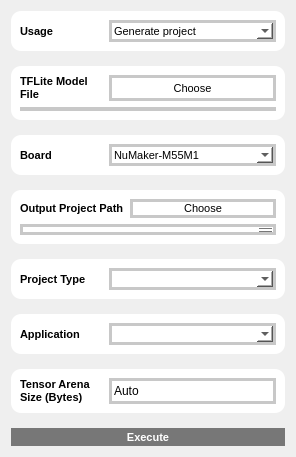
             <widget class="QWidget" name="page">
              <layout class="QVBoxLayout" name="verticalLayout_14">
               <item>
                <layout class="QVBoxLayout" name="verticalLayout_13" stretch="2,1,6,1,2,1,6,1,2,1,2,1,2,1,2">
                 <item>
                  <widget class="QGroupBox" name="groupBox_21">
                   <property name="sizePolicy">
                    <sizepolicy hsizetype="Preferred" vsizetype="Preferred">
                     <horstretch>0</horstretch>
                     <verstretch>0</verstretch>
                    </sizepolicy>
                   </property>
                   <property name="maximumSize">
                    <size>
                     <width>16777215</width>
                     <height>16777215</height>
                    </size>
                   </property>
                   <property name="styleSheet">
                    <string notr="true">background-color: #FFFFFF; 
border-style: outset;
border-radius: 10px;</string>
                   </property>
                   <property name="title">
                    <string/>
                   </property>
                   <layout class="QHBoxLayout" name="horizontalLayout_11" stretch="2,4">
                    <item>
                     <widget class="QLabel" name="label_32">
                      <property name="sizePolicy">
                       <sizepolicy hsizetype="Expanding" vsizetype="Preferred">
                        <horstretch>2</horstretch>
                        <verstretch>0</verstretch>
                       </sizepolicy>
                      </property>
                      <property name="font">
                       <font>
                        <pointsize>8</pointsize>
                        <weight>75</weight>
                        <bold>true</bold>
                       </font>
                      </property>
                      <property name="text">
                       <string>Usage</string>
                      </property>
                     </widget>
                    </item>
                    <item>
                     <widget class="QComboBox" name="comboBox_3">
                      <property name="sizePolicy">
                       <sizepolicy hsizetype="Expanding" vsizetype="Preferred">
                        <horstretch>0</horstretch>
                        <verstretch>0</verstretch>
                       </sizepolicy>
                      </property>
                      <property name="font">
                       <font>
                        <pointsize>8</pointsize>
                       </font>
                      </property>
                      <property name="styleSheet">
                       <string notr="true">border: 3px solid;
border-radius: 0px;
border-color: rgb(200, 200, 200);</string>
                      </property>
                      <item>
                       <property name="text">
                        <string>Generate project</string>
                       </property>
                      </item>
                     </widget>
                    </item>
                   </layout>
                  </widget>
                 </item>
                 <item>
                  <spacer name="verticalSpacer_20">
                   <property name="orientation">
                    <enum>Qt::Vertical</enum>
                   </property>
                   <property name="sizeHint" stdset="0">
                    <size>
                     <width>20</width>
                     <height>18</height>
                    </size>
                   </property>
                  </spacer>
                 </item>
                 <item>
                  <widget class="QGroupBox" name="groupBox_22">
                   <property name="sizePolicy">
                    <sizepolicy hsizetype="Preferred" vsizetype="Preferred">
                     <horstretch>0</horstretch>
                     <verstretch>0</verstretch>
                    </sizepolicy>
                   </property>
                   <property name="minimumSize">
                    <size>
                     <width>0</width>
                     <height>0</height>
                    </size>
                   </property>
                   <property name="maximumSize">
                    <size>
                     <width>16777215</width>
                     <height>16777215</height>
                    </size>
                   </property>
                   <property name="styleSheet">
                    <string notr="true">background-color: #FFFFFF; 
border-style: outset;
border-radius: 10px;</string>
                   </property>
                   <property name="title">
                    <string/>
                   </property>
                   <layout class="QGridLayout" name="gridLayout_10" rowstretch="1,3" columnstretch="2,4">
                    <item row="0" column="0">
                     <widget class="QLabel" name="label_33">
                      <property name="sizePolicy">
                       <sizepolicy hsizetype="Preferred" vsizetype="Preferred">
                        <horstretch>2</horstretch>
                        <verstretch>0</verstretch>
                       </sizepolicy>
                      </property>
                      <property name="font">
                       <font>
                        <pointsize>8</pointsize>
                        <weight>75</weight>
                        <bold>true</bold>
                       </font>
                      </property>
                      <property name="lineWidth">
                       <number>1</number>
                      </property>
                      <property name="text">
                       <string>TFLite Model File</string>
                      </property>
                      <property name="wordWrap">
                       <bool>true</bool>
                      </property>
                     </widget>
                    </item>
                    <item row="0" column="1">
                     <widget class="QPushButton" name="pushButton_11">
                      <property name="sizePolicy">
                       <sizepolicy hsizetype="Preferred" vsizetype="Preferred">
                        <horstretch>0</horstretch>
                        <verstretch>1</verstretch>
                       </sizepolicy>
                      </property>
                      <property name="font">
                       <font>
                        <pointsize>8</pointsize>
                       </font>
                      </property>
                      <property name="styleSheet">
                       <string notr="true">border: 3px solid;
border-radius: 0px;
border-color: rgb(200, 200, 200);</string>
                      </property>
                      <property name="text">
                       <string>Choose</string>
                      </property>
                     </widget>
                    </item>
                    <item row="1" column="0" colspan="2">
                     <widget class="QTextEdit" name="textEdit_10">
                      <property name="sizePolicy">
                       <sizepolicy hsizetype="Ignored" vsizetype="Ignored">
                        <horstretch>3</horstretch>
                        <verstretch>1</verstretch>
                       </sizepolicy>
                      </property>
                      <property name="font">
                       <font>
                        <pointsize>8</pointsize>
                       </font>
                      </property>
                      <property name="styleSheet">
                       <string notr="true">border: 3px solid;
border-radius: 0px;
border-color: rgb(200, 200, 200);</string>
                      </property>
                     </widget>
                    </item>
                   </layout>
                  </widget>
                 </item>
                 <item>
                  <spacer name="verticalSpacer_21">
                   <property name="orientation">
                    <enum>Qt::Vertical</enum>
                   </property>
                   <property name="sizeHint" stdset="0">
                    <size>
                     <width>20</width>
                     <height>18</height>
                    </size>
                   </property>
                  </spacer>
                 </item>
                 <item>
                  <widget class="QGroupBox" name="groupBox_23">
                   <property name="sizePolicy">
                    <sizepolicy hsizetype="Preferred" vsizetype="Preferred">
                     <horstretch>0</horstretch>
                     <verstretch>0</verstretch>
                    </sizepolicy>
                   </property>
                   <property name="maximumSize">
                    <size>
                     <width>16777215</width>
                     <height>16777215</height>
                    </size>
                   </property>
                   <property name="styleSheet">
                    <string notr="true">background-color: #FFFFFF; 
border-style: outset;
border-radius: 10px;</string>
                   </property>
                   <property name="title">
                    <string/>
                   </property>
                   <layout class="QHBoxLayout" name="horizontalLayout_12" stretch="2,4">
                    <item>
                     <widget class="QLabel" name="label_34">
                      <property name="sizePolicy">
                       <sizepolicy hsizetype="Expanding" vsizetype="Preferred">
                        <horstretch>2</horstretch>
                        <verstretch>0</verstretch>
                       </sizepolicy>
                      </property>
                      <property name="font">
                       <font>
                        <pointsize>8</pointsize>
                        <weight>75</weight>
                        <bold>true</bold>
                       </font>
                      </property>
                      <property name="text">
                       <string>Board</string>
                      </property>
                     </widget>
                    </item>
                    <item>
                     <widget class="QComboBox" name="comboBox_4">
                      <property name="sizePolicy">
                       <sizepolicy hsizetype="Expanding" vsizetype="Expanding">
                        <horstretch>1</horstretch>
                        <verstretch>1</verstretch>
                       </sizepolicy>
                      </property>
                      <property name="font">
                       <font>
                        <pointsize>8</pointsize>
                       </font>
                      </property>
                      <property name="styleSheet">
                       <string notr="true">border: 3px solid;
border-radius: 0px;
border-color: rgb(200, 200, 200);</string>
                      </property>
                      <item>
                       <property name="text">
                        <string>NuMaker-M55M1</string>
                       </property>
                      </item>
                     </widget>
                    </item>
                   </layout>
                  </widget>
                 </item>
                 <item>
                  <spacer name="verticalSpacer_22">
                   <property name="orientation">
                    <enum>Qt::Vertical</enum>
                   </property>
                   <property name="sizeHint" stdset="0">
                    <size>
                     <width>20</width>
                     <height>18</height>
                    </size>
                   </property>
                  </spacer>
                 </item>
                 <item>
                  <widget class="QGroupBox" name="groupBox_24">
                   <property name="sizePolicy">
                    <sizepolicy hsizetype="Preferred" vsizetype="Ignored">
                     <horstretch>0</horstretch>
                     <verstretch>0</verstretch>
                    </sizepolicy>
                   </property>
                   <property name="minimumSize">
                    <size>
                     <width>50</width>
                     <height>50</height>
                    </size>
                   </property>
                   <property name="maximumSize">
                    <size>
                     <width>16777215</width>
                     <height>16777215</height>
                    </size>
                   </property>
                   <property name="styleSheet">
                    <string notr="true">background-color: #FFFFFF; 
border-style: outset;
border-radius: 10px;</string>
                   </property>
                   <property name="title">
                    <string/>
                   </property>
                   <layout class="QGridLayout" name="gridLayout_11" rowstretch="1,3" columnstretch="2,4">
                    <item row="0" column="0">
                     <widget class="QLabel" name="label_35">
                      <property name="font">
                       <font>
                        <pointsize>8</pointsize>
                        <weight>75</weight>
                        <bold>true</bold>
                       </font>
                      </property>
                      <property name="text">
                       <string>Output Project Path</string>
                      </property>
                     </widget>
                    </item>
                    <item row="0" column="1">
                     <widget class="QPushButton" name="pushButton_12">
                      <property name="sizePolicy">
                       <sizepolicy hsizetype="Expanding" vsizetype="Preferred">
                        <horstretch>0</horstretch>
                        <verstretch>1</verstretch>
                       </sizepolicy>
                      </property>
                      <property name="font">
                       <font>
                        <pointsize>8</pointsize>
                       </font>
                      </property>
                      <property name="styleSheet">
                       <string notr="true">border: 3px solid;
border-radius: 0px;
border-color: rgb(200, 200, 200);</string>
                      </property>
                      <property name="text">
                       <string>Choose</string>
                      </property>
                     </widget>
                    </item>
                    <item row="1" column="0" colspan="2">
                     <widget class="QTextEdit" name="textEdit_8">
                      <property name="sizePolicy">
                       <sizepolicy hsizetype="Expanding" vsizetype="Ignored">
                        <horstretch>3</horstretch>
                        <verstretch>1</verstretch>
                       </sizepolicy>
                      </property>
                      <property name="font">
                       <font>
                        <pointsize>8</pointsize>
                       </font>
                      </property>
                      <property name="styleSheet">
                       <string notr="true">border: 3px solid;
border-radius: 0px;
border-color: rgb(200, 200, 200);</string>
                      </property>
                     </widget>
                    </item>
                   </layout>
                  </widget>
                 </item>
                 <item>
                  <spacer name="verticalSpacer_23">
                   <property name="orientation">
                    <enum>Qt::Vertical</enum>
                   </property>
                   <property name="sizeHint" stdset="0">
                    <size>
                     <width>20</width>
                     <height>18</height>
                    </size>
                   </property>
                  </spacer>
                 </item>
                 <item>
                  <widget class="QGroupBox" name="groupBox_25">
                   <property name="sizePolicy">
                    <sizepolicy hsizetype="Preferred" vsizetype="Preferred">
                     <horstretch>0</horstretch>
                     <verstretch>0</verstretch>
                    </sizepolicy>
                   </property>
                   <property name="maximumSize">
                    <size>
                     <width>16777215</width>
                     <height>16777215</height>
                    </size>
                   </property>
                   <property name="styleSheet">
                    <string notr="true">background-color: #FFFFFF; 
border-style: outset;
border-radius: 10px;</string>
                   </property>
                   <property name="title">
                    <string/>
                   </property>
                   <layout class="QHBoxLayout" name="horizontalLayout_13" stretch="2,4">
                    <item>
                     <widget class="QLabel" name="label_36">
                      <property name="font">
                       <font>
                        <pointsize>8</pointsize>
                        <weight>75</weight>
                        <bold>true</bold>
                       </font>
                      </property>
                      <property name="text">
                       <string>Project Type</string>
                      </property>
                     </widget>
                    </item>
                    <item>
                     <widget class="QComboBox" name="comboBox_5">
                      <property name="sizePolicy">
                       <sizepolicy hsizetype="Expanding" vsizetype="Expanding">
                        <horstretch>1</horstretch>
                        <verstretch>1</verstretch>
                       </sizepolicy>
                      </property>
                      <property name="font">
                       <font>
                        <pointsize>8</pointsize>
                       </font>
                      </property>
                      <property name="styleSheet">
                       <string notr="true">border: 3px solid;
border-radius: 0px;
border-color: rgb(200, 200, 200);</string>
                      </property>
                     </widget>
                    </item>
                   </layout>
                  </widget>
                 </item>
                 <item>
                  <spacer name="verticalSpacer_24">
                   <property name="orientation">
                    <enum>Qt::Vertical</enum>
                   </property>
                   <property name="sizeHint" stdset="0">
                    <size>
                     <width>20</width>
                     <height>18</height>
                    </size>
                   </property>
                  </spacer>
                 </item>
                 <item>
                  <widget class="QGroupBox" name="groupBox_26">
                   <property name="sizePolicy">
                    <sizepolicy hsizetype="Preferred" vsizetype="Preferred">
                     <horstretch>0</horstretch>
                     <verstretch>0</verstretch>
                    </sizepolicy>
                   </property>
                   <property name="maximumSize">
                    <size>
                     <width>16777215</width>
                     <height>16777215</height>
                    </size>
                   </property>
                   <property name="styleSheet">
                    <string notr="true">background-color: #FFFFFF; 
border-style: outset;
border-radius: 10px;</string>
                   </property>
                   <property name="title">
                    <string/>
                   </property>
                   <layout class="QHBoxLayout" name="horizontalLayout_14" stretch="2,4">
                    <item>
                     <widget class="QLabel" name="label_46">
                      <property name="font">
                       <font>
                        <pointsize>8</pointsize>
                        <weight>75</weight>
                        <bold>true</bold>
                       </font>
                      </property>
                      <property name="text">
                       <string>Application</string>
                      </property>
                      <property name="wordWrap">
                       <bool>true</bool>
                      </property>
                     </widget>
                    </item>
                    <item>
                     <widget class="QComboBox" name="comboBox_6">
                      <property name="sizePolicy">
                       <sizepolicy hsizetype="Expanding" vsizetype="Preferred">
                        <horstretch>1</horstretch>
                        <verstretch>1</verstretch>
                       </sizepolicy>
                      </property>
                      <property name="font">
                       <font>
                        <pointsize>8</pointsize>
                       </font>
                      </property>
                      <property name="styleSheet">
                       <string notr="true">border: 3px solid;
border-radius: 0px;
border-color: rgb(200, 200, 200);</string>
                      </property>
                     </widget>
                    </item>
                   </layout>
                  </widget>
                 </item>
                 <item>
                  <spacer name="verticalSpacer_25">
                   <property name="orientation">
                    <enum>Qt::Vertical</enum>
                   </property>
                   <property name="sizeHint" stdset="0">
                    <size>
                     <width>20</width>
                     <height>18</height>
                    </size>
                   </property>
                  </spacer>
                 </item>
                 <item>
                  <widget class="QGroupBox" name="groupBox_27">
                   <property name="sizePolicy">
                    <sizepolicy hsizetype="Preferred" vsizetype="Ignored">
                     <horstretch>0</horstretch>
                     <verstretch>0</verstretch>
                    </sizepolicy>
                   </property>
                   <property name="maximumSize">
                    <size>
                     <width>16777215</width>
                     <height>16777215</height>
                    </size>
                   </property>
                   <property name="styleSheet">
                    <string notr="true">background-color: #FFFFFF; 
border-style: outset;
border-radius: 10px;</string>
                   </property>
                   <property name="title">
                    <string/>
                   </property>
                   <layout class="QHBoxLayout" name="horizontalLayout_15" stretch="2,4">
                    <item>
                     <widget class="QLabel" name="label_47">
                      <property name="font">
                       <font>
                        <pointsize>8</pointsize>
                        <weight>75</weight>
                        <bold>true</bold>
                       </font>
                      </property>
                      <property name="text">
                       <string>Tensor Arena Size (Bytes)</string>
                      </property>
                      <property name="wordWrap">
                       <bool>true</bool>
                      </property>
                     </widget>
                    </item>
                    <item>
                     <widget class="QLineEdit" name="lineEdit_5">
                      <property name="sizePolicy">
                       <sizepolicy hsizetype="Expanding" vsizetype="Expanding">
                        <horstretch>0</horstretch>
                        <verstretch>0</verstretch>
                       </sizepolicy>
                      </property>
                      <property name="styleSheet">
                       <string notr="true">border: 3px solid;
border-radius: 0px;
border-color: rgb(200, 200, 200);</string>
                      </property>
                      <property name="text">
                       <string>Auto</string>
                      </property>
                     </widget>
                    </item>
                   </layout>
                  </widget>
                 </item>
                 <item>
                  <spacer name="verticalSpacer_26">
                   <property name="orientation">
                    <enum>Qt::Vertical</enum>
                   </property>
                   <property name="sizeHint" stdset="0">
                    <size>
                     <width>20</width>
                     <height>18</height>
                    </size>
                   </property>
                  </spacer>
                 </item>
                 <item>
                  <widget class="QPushButton" name="pushButton_10">
                   <property name="sizePolicy">
                    <sizepolicy hsizetype="Preferred" vsizetype="Preferred">
                     <horstretch>0</horstretch>
                     <verstretch>0</verstretch>
                    </sizepolicy>
                   </property>
                   <property name="font">
                    <font>
                     <pointsize>8</pointsize>
                     <weight>75</weight>
                     <italic>false</italic>
                     <bold>true</bold>
                     <underline>false</underline>
                    </font>
                   </property>
                   <property name="styleSheet">
                    <string notr="true">background-color: #777777;
border-style: outset;
border-radius: 10px;
color: rgb(255, 255, 255);</string>
                   </property>
                   <property name="text">
                    <string>Execute</string>
                   </property>
                   <property name="iconSize">
                    <size>
                     <width>12</width>
                     <height>12</height>
                    </size>
                   </property>
                   <property name="shortcut">
                    <string/>
                   </property>
                  </widget>
                 </item>
                </layout>
               </item>
              </layout>
             </widget>
